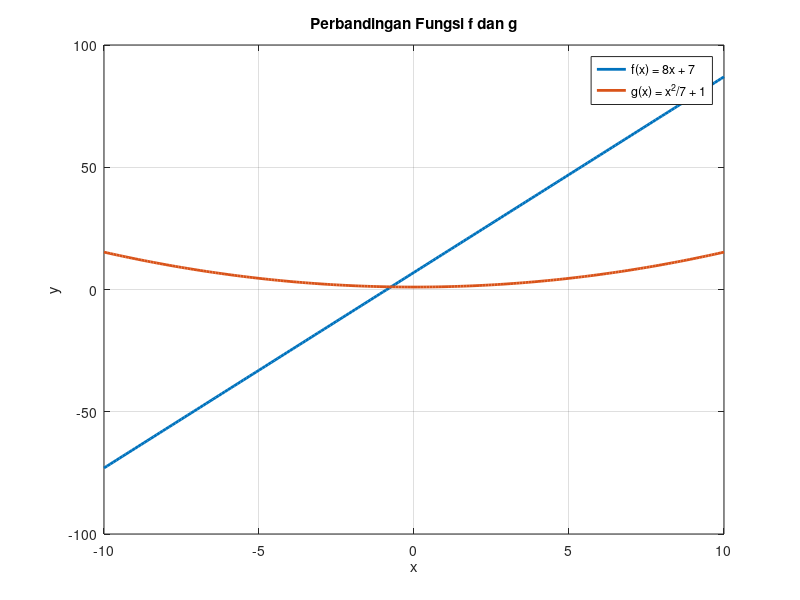

Write the MATLAB code that produced this figure.
% ===================================================== 
%  UTS Matematika Sains Data — Semester Genap 2025/2026 
%  Soal 3(e) — Klasifikasi Fungsi 
%  --------------------------------------------------- 
%  Nama  : Sadewo Hasiqghani 
%  NIM   : 2510514016 
%  Parameter: N=16, a=1, b=6, K=8, theta0=60, alpha=0.007 
%  Tanggal: 2026-04-24 
% ===================================================== 

clc; clear; close all;

% Parameter
a = 1;
b = 6;
K = 8;

% Definisi fungsi
f = @(x) K*x + (a+b);          % f(x) = 8x + 7
g = @(x) (x.^2)/(b+1) + a;     % g(x) = x^2/7 + 1


% Uji Injektif

disp('=== Uji Injektif ===')

x1 = 2;
x2 = -2;

fprintf('f(2) = %.2f, f(-2) = %.2f\n', f(x1), f(x2));
fprintf('g(2) = %.2f, g(-2) = %.2f\n', g(x1), g(x2));


% Uji Surjektif (contoh)

disp(' ')
disp('=== Uji Surjektif ===')

y = 10; % nilai bebas tapi real

% nyari x dari f(x)=y
x_f = (y - (a+b))/K;
fprintf('Untuk f(x)=y, x = %.2f (selalu ada)\n', x_f);

% ngecek g(x)
fprintf('Nilai minimum g(x) terjadi saat x=0: g(0)=%.2f\n', g(0));
disp('g(x) >= 1, jadi tidak mencakup seluruh R')


% Visualisasi Grafik

x = -10:0.1:10;

figure
plot(x, f(x), 'LineWidth', 2)
hold on
plot(x, g(x), 'LineWidth', 2)

xlabel('x')
ylabel('y')
title('Perbandingan Fungsi f dan g')

legend('f(x) = 8x + 7', 'g(x) = x^2/7 + 1')
grid on
